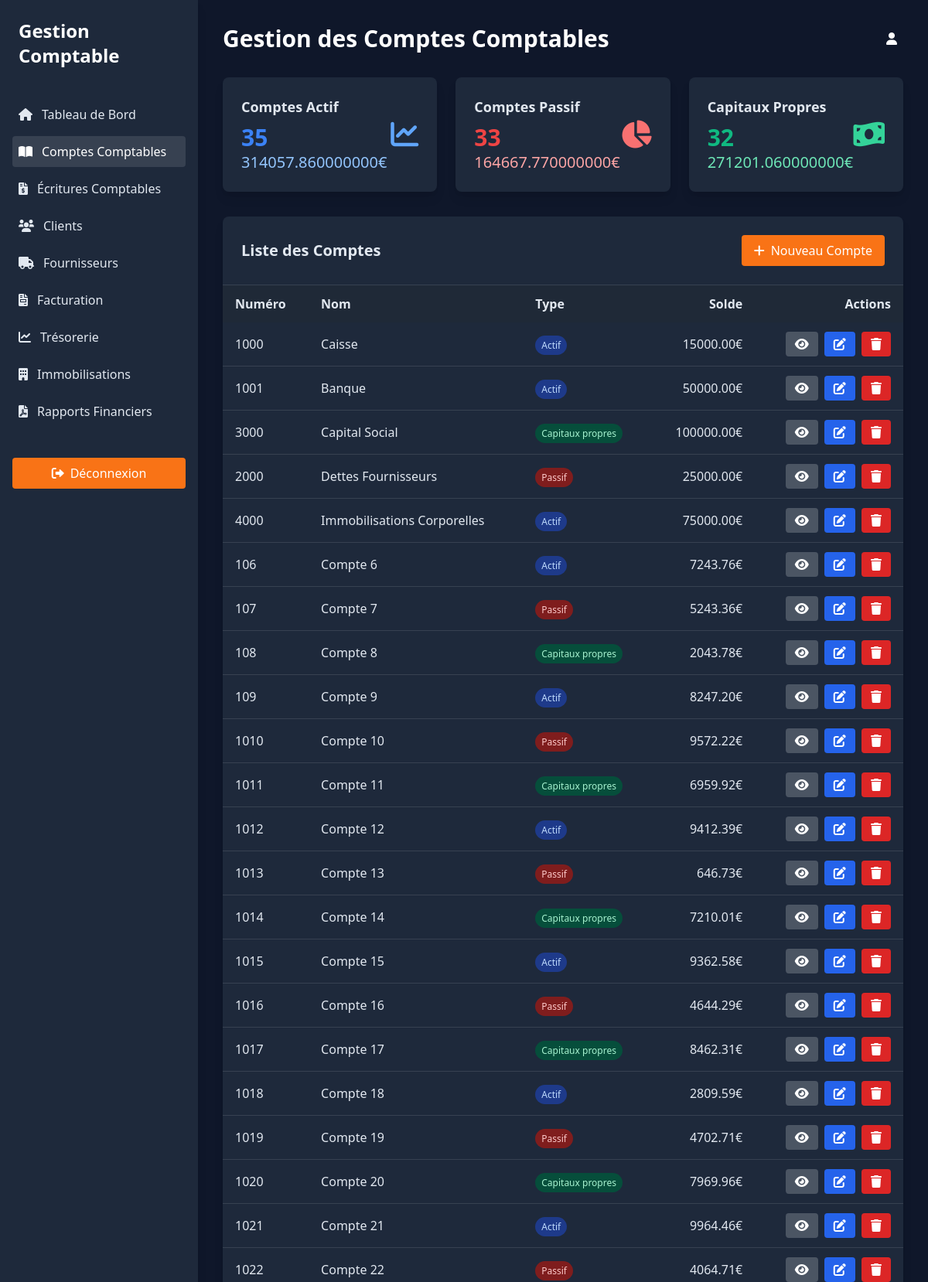
Screenshot of /comptes/ (upper part) with the database file from the repository.
### comptabilite/models.py (models this page shows, shortened)
class Compte(models.Model):
    TYPE_CHOICES = [
        ('Actif', 'Actif'),
        ('Passif', 'Passif'),
        ('Capitaux propres', 'Capitaux propres'),
    ]
    nom = models.CharField(max_length=255)
    type = models.CharField(max_length=50, choices=TYPE_CHOICES)
    numero = models.CharField(max_length=50, unique=True)
    solde = models.DecimalField(max_digits=18, decimal_places=2, default=0,
                                validators=[MinValueValidator(0)])
    plan_comptable = models.ForeignKey(PlanComptable, on_delete=models.CASCADE, related_name='comptes')

### comptabilite/views.py (the view)
# urls.py: path('comptes/', CompteListView.as_view(), name='compte_list'),
class CompteListView(ListView):
    model = Compte
    template_name = 'compte_list.html'
    context_object_name = 'comptes'
    def get_context_data(self, **kwargs):
        context = super().get_context_data(**kwargs)
        context['total_actifs'] = Compte.objects.filter(type='Actif').count()
        context['total_passifs'] = Compte.objects.filter(type='Passif').count()
        context['total_capitaux_propres'] = Compte.objects.filter(type='Capitaux propres').count()
        context['solde_actifs'] = Compte.objects.filter(type='Actif').aggregate(Sum('solde'))['solde__sum'] or 0
        context['solde_passifs'] = Compte.objects.filter(type='Passif').aggregate(Sum('solde'))['solde__sum'] or 0
        context['solde_capitaux'] = Compte.objects.filter(type='Capitaux propres').aggregate(Sum('solde'))['solde__sum'] or 0
        return context

### comptabilite/templates/compte_list.html (shortened to what this page needs)
{% load static %}
<!DOCTYPE html>
<html lang="fr">
<head>
    <link href="https://cdn.jsdelivr.net/npm/tailwindcss@2.2.19/dist/tailwind.min.css" rel="stylesheet">
    <link href="https://cdnjs.cloudflare.com/ajax/libs/font-awesome/6.0.0-beta3/css/all.min.css" rel="stylesheet">
</head>
<body class="antialiased">
    <div class="flex min-h-screen">
        <div class="w-64 sidebar shadow-lg">
            <div class="p-6 bg-orange-600 text-white flex justify-between items-center">
                <h1 class="text-2xl font-bold">Gestion Comptable</h1>
            </div>
            <nav class="p-4">
                <ul>
                    <li class="mb-2">
                        <a href="/" class="flex items-center p-2 hover:bg-gray-700 rounded transition">
                            <i class="fas fa-home mr-3"></i>Tableau de Bord
                        </a>
                    </li>
                    <li class="mb-2">
                        <a href="{% url 'compte_list' %}" class="flex items-center p-2 bg-gray-700 text-white rounded transition">
                            <i class="fas fa-book-open mr-3"></i>Comptes Comptables
                        </a>
                    </li>
                    <li class="mb-2">
                        <a href="{% url 'ecriture_list' %}" class="flex items-center p-2 hover:bg-gray-700 rounded transition">
                            <i class="fas fa-file-invoice-dollar mr-3"></i>Écritures Comptables
                        </a>
                    </li>
                    <li class="mb-2">
                        <a href="/" class="flex items-center p-2 hover:bg-gray-700 rounded transition">
                            <i class="fas fa-users mr-3"></i>Clients
                        </a>
                    </li>
                    <li class="mb-2">
                        <a href="/" class="flex items-center p-2 hover:bg-gray-700 rounded transition">
                            <i class="fas fa-truck mr-3"></i>Fournisseurs
                        </a>
                    </li>
                    <li class="mb-2">
                        <a href="/" class="flex items-center p-2 hover:bg-gray-700 rounded transition">
                            <i class="fas fa-file-invoice mr-3"></i>Facturation
                        </a>
                    </li>
                    <li class="mb-2">
                        <a href="/" class="flex items-center p-2 hover:bg-gray-700 rounded transition">
                            <i class="fas fa-chart-line mr-3"></i>Trésorerie
                        </a>
                    </li>
                    <li class="mb-2">
                        <a href="/" class="flex items-center p-2 hover:bg-gray-700 rounded transition">
                            <i class="fas fa-building mr-3"></i>Immobilisations
                        </a>
                    </li>
                    <li class="mb-2">
                        <a href="/" class="flex items-center p-2 hover:bg-gray-700 rounded transition">
                            <i class="fas fa-file-pdf mr-3"></i>Rapports Financiers
                        </a>
                    </li>
                </ul>
            </nav>
            <div class="p-4 mt-auto">
                <a href="/" class="btn-primary px-4 py-2 rounded w-full text-center block">
                    <i class="fas fa-sign-out-alt mr-2"></i>Déconnexion
                </a>
            </div>
        </div>
        <div class="flex-1 overflow-y-auto p-8">
            <div class="flex justify-between items-center mb-8">
                <h1 class="text-3xl font-bold text-white">Gestion des Comptes Comptables</h1>
                <div class="text-white">
                    <i class="fas fa-user mr-2"></i>{{ user.username }}
                </div>
            </div>
            <div class="grid grid-cols-1 md:grid-cols-3 gap-6 mb-8">
                <div class="card p-6 rounded-lg shadow-lg">
                    <div class="flex justify-between items-center">
                        <div>
                            <h3 class="text-lg font-semibold mb-2">Comptes Actif</h3>
                            <p class="text-3xl font-bold text-blue-500">{{ total_actifs }}</p>
                            <p class="text-xl text-blue-300">{{ solde_actifs }}€</p>
                        </div>
                        <i class="fas fa-chart-line text-4xl text-blue-400"></i>
                    </div>
                </div>
                <div class="card p-6 rounded-lg shadow-lg">
                    <div class="flex justify-between items-center">
                        <div>
                            <h3 class="text-lg font-semibold mb-2">Comptes Passif</h3>
                            <p class="text-3xl font-bold text-red-500">{{ total_passifs }}</p>
                            <p class="text-xl text-red-300">{{ solde_passifs }}€</p>
                        </div>
                        <i class="fas fa-chart-pie text-4xl text-red-400"></i>
                    </div>
                </div>
                <div class="card p-6 rounded-lg shadow-lg">
                    <div class="flex justify-between items-center">
                        <div>
                            <h3 class="text-lg font-semibold mb-2">Capitaux Propres</h3>
                            <p class="text-3xl font-bold text-green-500">{{ total_capitaux_propres }}</p>
                            <p class="text-xl text-green-300">{{ solde_capitaux }}€</p>
                        </div>
                        <i class="fas fa-money-bill-wave text-4xl text-green-400"></i>
                    </div>
                </div>
            </div>
            <div class="card rounded-lg shadow-lg overflow-hidden">
                <div class="p-6 flex justify-between items-center border-b border-gray-700">
                    <h2 class="text-xl font-semibold">Liste des Comptes</h2>
                    <a href="{% url 'compte_create' %}" class="btn-primary px-4 py-2 rounded">
                        <i class="fas fa-plus mr-2"></i>Nouveau Compte
                    </a>
                </div>
                <div class="overflow-x-auto">
                    <table class="w-full">
                        <thead>
                            <tr class="bg-gray-800">
                                <th class="py-3 px-4 text-left">Numéro</th>
                                <th class="py-3 px-4 text-left">Nom</th>
                                <th class="py-3 px-4 text-left">Type</th>
                                <th class="py-3 px-4 text-right">Solde</th>
                                <th class="py-3 px-4 text-right">Actions</th>
                            </tr>
                        </thead>
                        <tbody>
                            {% for compte in comptes %}
                                <tr class="border-b border-gray-700 hover:bg-gray-800">
                                    <td class="py-3 px-4">{{ compte.numero }}</td>
                                    <td class="py-3 px-4">{{ compte.nom }}</td>
                                    <td class="py-3 px-4">
                                        <span class="px-2 py-1 rounded-full text-xs
                                            {% if compte.type == 'Actif' %}bg-blue-900 text-blue-200
                                            {% elif compte.type == 'Passif' %}bg-red-900 text-red-200
                                            {% else %}bg-green-900 text-green-200{% endif %}">
                                            {{ compte.type }}
                                        </span>
                                    </td>
                                    <td class="py-3 px-4 text-right">{{ compte.solde }}€</td>
                                    <td class="py-3 px-4 text-right">
                                        <a href="{% url 'compte_detail' compte.id %}" class="inline-block px-3 py-1 bg-gray-600 text-white rounded hover:bg-gray-500">
                                            <i class="fas fa-eye"></i>
                                        </a>
                                        <a href="{% url 'compte_update' compte.id %}" class="inline-block px-3 py-1 bg-blue-600 text-white rounded hover:bg-blue-500 ml-1">
                                            <i class="fas fa-edit"></i>
                                        </a>
                                        <a href="{% url 'compte_delete' compte.id %}" class="inline-block px-3 py-1 bg-red-600 text-white rounded hover:bg-red-500 ml-1">
                                            <i class="fas fa-trash"></i>
                                        </a>
                                    </td>
                                </tr>
                            {% empty %}
                                <tr>
                                    <td colspan="5" class="py-4 px-6 text-center">Aucun compte trouvé.</td>
                                </tr>
                            {% endfor %}
                        </tbody>
                    </table>
                </div>
            </div>
        </div>
    </div>
</body>
</html>

### comptabilite/templates/compte_list.html (style rules this page uses)
body { background-color: #0F172A; color: #E2E8F0; }
.sidebar { background-color: #1E293B; }
.card { background-color: #1E293B; color: #E2E8F0; }
.btn-primary { background-color: #F97316; color: white; }

### rows the page displays
Compte: numero "1000", nom "Caisse", type "Actif", solde "15000.00"
Compte: numero "1001", nom "Banque", type "Actif", solde "50000.00"
Compte: numero "3000", nom "Capital Social", type "Capitaux propres", solde "100000.00"
Compte: numero "2000", nom "Dettes Fournisseurs", type "Passif", solde "25000.00"
Compte: numero "4000", nom "Immobilisations Corporelles", type "Actif", solde "75000.00"
Compte: numero "106", nom "Compte 6", type "Actif", solde "7243.76"
Compte: numero "107", nom "Compte 7", type "Passif", solde "5243.36"
Compte: numero "108", nom "Compte 8", type "Capitaux propres", solde "2043.78"
Compte: numero "109", nom "Compte 9", type "Actif", solde "8247.20"
Compte: numero "1010", nom "Compte 10", type "Passif", solde "9572.22"
Compte: numero "1011", nom "Compte 11", type "Capitaux propres", solde "6959.92"
Compte: numero "1012", nom "Compte 12", type "Actif", solde "9412.39"
Compte: numero "1013", nom "Compte 13", type "Passif", solde "646.73"
Compte: numero "1014", nom "Compte 14", type "Capitaux propres", solde "7210.01"
Compte: numero "1015", nom "Compte 15", type "Actif", solde "9362.58"
Compte: numero "1016", nom "Compte 16", type "Passif", solde "4644.29"
Compte: numero "1017", nom "Compte 17", type "Capitaux propres", solde "8462.31"
Compte: numero "1018", nom "Compte 18", type "Actif", solde "2809.59"
Compte: numero "1019", nom "Compte 19", type "Passif", solde "4702.71"
Compte: numero "1020", nom "Compte 20", type "Capitaux propres", solde "7969.96"
Compte: numero "1021", nom "Compte 21", type "Actif", solde "9964.46"
Compte: numero "1022", nom "Compte 22", type "Passif", solde "4064.71"

### other values shown
{{ total_actifs }} "35"
{{ solde_actifs }} "314057.860000000"
{{ total_passifs }} "33"
{{ solde_passifs }} "164667.770000000"
{{ total_capitaux_propres }} "32"
{{ solde_capitaux }} "271201.060000000"
